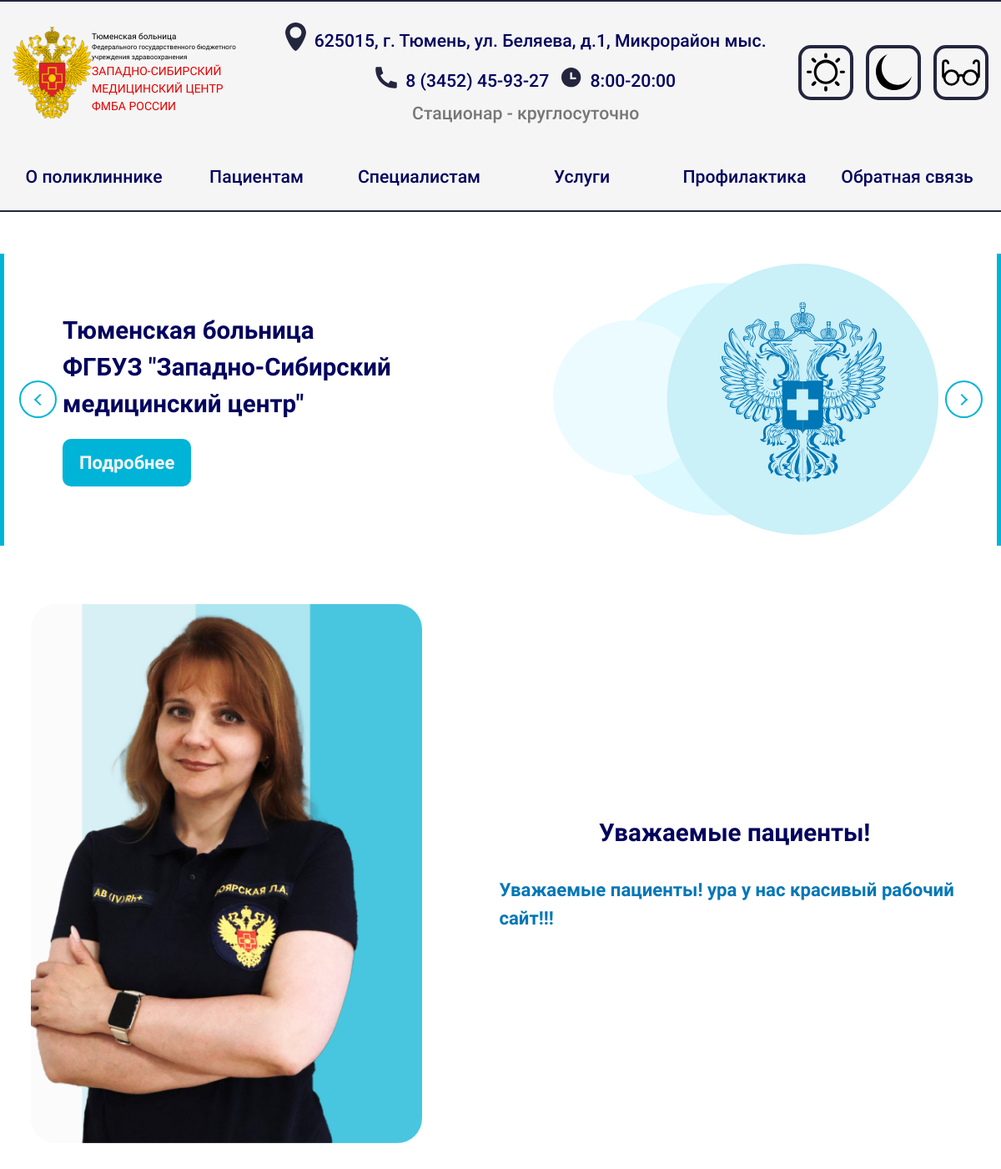
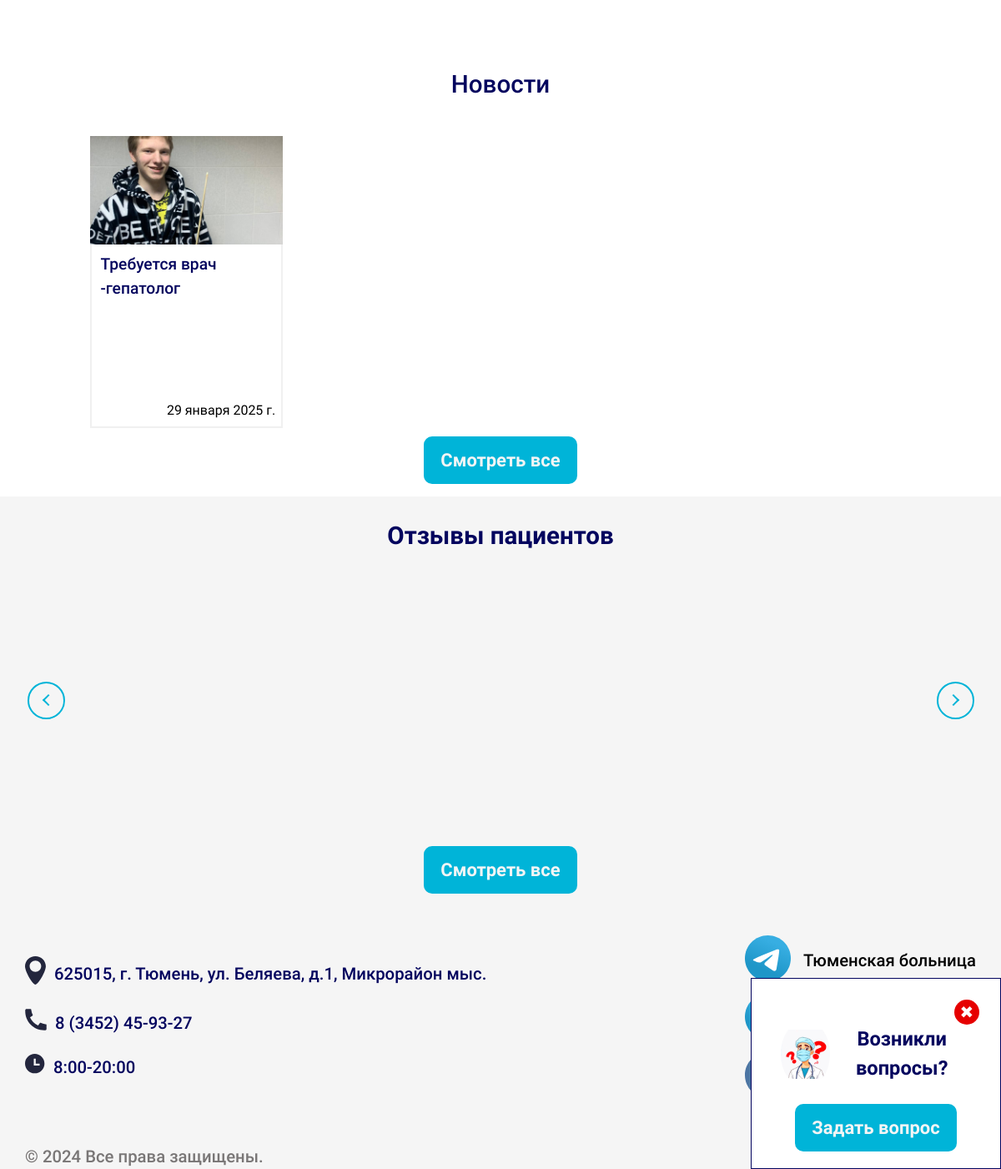
The page / on the database its author committed (2 pictures, top to bottom).
### main/models.py (models this page shows, shortened)
class MainDoctorContent(models.Model):
    title = models.CharField(max_length=200, verbose_name="Заголовок (Не отображается")
    content = RichTextField(verbose_name="Информация")
    class Meta:
        verbose_name = "Информация на главной странице"
        verbose_name_plural = "Информация на главной странице"

### News/models.py (models this page shows, shortened)
class News(models.Model):
    title = models.CharField(max_length=200)
    content = RichTextField()
    image = models.ImageField(upload_to='news_images/', blank=True, null=True)  # Изменено
    created_at = models.DateTimeField(auto_now_add=True)
    verbose_name = 'Мое Приложение'
    class Meta:
        verbose_name = "новость"
        verbose_name_plural = "Новости"

### main/views.py (the view)
# urls.py: path('', views.index, name='index'),
def index(request):
    news_list = News.objects.all()
    comments = Comment.objects.all().order_by('-created_at')
    try:
        main_doctor_content = MainDoctorContent.objects.first()
    except MainDoctorContent.DoesNotExist:
        main_doctor_content = None
    context = {
        'news_list': news_list,
        'comments': comments,
        'main_doctor_content': main_doctor_content,
    }
    return render(request, 'main/index.html', context)

### main/templates/main/index.html (shortened to what this page needs)
{% extends 'base.html' %}
{% load static %}
{% block content %}
  <section class="hero sections-animate">
    <div class="hero__wrapper container no-pad">
      <div class="slider" data-js-slider>
        <button class="slider__button prev" data-js-slider-button-prev><span class="visually-hidden">Предыдущее</span></button>
        <ul class="slider__list" data-js-slider-container>
          <li class="slider__item show" data-js-slide>
            <article class="slide">
              <div class="slide__description">
                <h2 class="section__title small slide__title">Тюменская больница ФГБУЗ "Западно-Сибирский медицинский центр"</h2>
                <a class="button-standart slide__link" href="/aboutus/">Подробнее</a>
              </div>
              <img src="{% static 'deps/images/hero/logotype-fmba.svg' %}" alt="Тюменская больница ФГБУЗ Западно-Сибирский медицинский центр" loading="lazy" class="slide__image" />
            </article>
          </li>
        </ul>
        <button class="slider__button next" data-js-slider-button-next><span class="visually-hidden">Следующее</span></button>
      </div>
    </div>
  </section>
  <section class="main-doctor sections-animate">
    <div class="main-doctor__wrapper container">
      <div class="main-doctor__content">
        <h2 class="section__title small main-doctor__title">Уважаемые пациенты!</h2>
        <div class="main-doctor__description">
          {% if main_doctor_content %}
            {{ main_doctor_content.content|safe }}
          {% else %}
            <p>Информация недоступна.</p>
          {% endif %}
        </div>
      </div>
      <div class="main-doctor__image">
        <img src="{% static 'deps/images/main-doctor/main-doctor.jpg' %}" alt="Боярская Лариса Александровна" class="image" />
      </div>
    </div>
  </section>
  <section class="news no-all sections-animate">
    <div class="news__wrapper container">
      <h1 class="section__title small news__title">Новости</h1>
      <ul class="news__list">
        {% for news in news_list|slice:':4' %}
          <li class="news__item">
            <article class="blog">
              {% if news.image %}
                <img src="{{ news.image.url }}" alt="{{ news.title }}" class="blog__image" />
              {% else %}
                <img src="{% static 'deps/images/news/news-placeholder.png' %}" alt="Новость" class="blog__image" />
              {% endif %}
              <div class="blog__body">
                <a href="/news/{{ news.id }}" class="blog__link" title="Перейти"><h2 class="blog__title">{{ news.title }}</h2></a>
                <time datetime="{{ news.created_at }}" class="blog__datatime">{{ news.created_at.date }}</time>
              </div>
            </article>
          </li>
        {% endfor %}
      </ul>
      <div class="feedbacks__menu">
        <a href="/news" class="button-standart news__link">Смотреть все</a>
      </div>
    </div>
  </section>
  <section class="feedbacks sections-animate">
    <div class="feedbacks__wrapper container">
      <h1 class="section__title small feedbacks__title">Отзывы пациентов</h1>
      <div class="slider feedbacks__slider" data-js-slider>
        <button class="slider__button prev" data-js-slider-button-prev><span class="visually-hidden">Предыдущее</span></button>
        <button class="slider__button next" data-js-slider-button-next><span class="visually-hidden">Следующее</span></button>
      </div>
      <div class="feedbacks__menu">
        <a href="/comments" class="button-standart feedbacks__link">Смотреть все</a>
      </div>
    </div>
  </section>
{% endblock %}
{% block dialog_comments %}
  <div class="support" data-js-support-modal>
    <div class="support__wrapper container">
      <button class="support__button close" data-js-support-modal-close>
      </button>
      <h2 class="section__title less support__title after">
        Возникли вопросы?
      </h2>
      <a href="/feedback/form" class="button-standart feedback__full-show-button support__link">
        Задать вопрос
      </a>
    </div>
  </div>
{% endblock %}

### templates/base.html (shortened to what this page needs)
{% load static %}
<!DOCTYPE html>
<html lang="ru">
<head>
  <link rel="stylesheet" href="{% static 'deps/style-dist.css' %}">
</head>
<body class="index">
  <header class="header">
    <div class="header__wrapper container">
      <div class="top">
        <a href="/" class="logotype">
          <picture class="logotype__image">
            <img src="{% static "deps/images/components/logotype-site.png" %}"
              alt="ЗАПАДНО-СИБИРСКИЙ МЕДИЦИНСКИЙ ЦЕНТР ФМБА РОССИИ" width="95" height="110">
          </picture>
          <div class="logotype__description">
            <p class="logotype__subtitle">
              <span class="logotype__subtitle--large">Тюменская больница</span>
              Федерального государственного бюджетного учреждения здравоохранения
            </p>
            <div class="logotype__title">
              ЗАПАДНО-СИБИРСКИЙ МЕДИЦИНСКИЙ ЦЕНТР ФМБА РОССИИ
            </div>
          </div>
        </a>
        <div class="info header">
          <ul class="info__list">
            <li class="info__item">
              <a href="https://www.google.com/maps/place/%D0%A2%D1%8E%D0%BC%D0%B5%D0%BD%D1%81%D0%BA%D0%B0%D1%8F+%D0%B1%D0%BE%D0%BB%D1%8C%D0%BD%D0%B8%D1%86%D0%B0+%D0%A4%D0%93%D0%91%D0%A3%D0%97+%D0%97%D0%A1%D0%9C%D0%A6+%D0%A4%D0%9C%D0%91%D0%90+%D0%A0%D0%9E%D0%A1%D0%A1%D0%98%D0%98/@57.1768601,65.6280785,19.26z/data=!4m6!3m5!1s0x43bbe69d5f5426bb:0xf7a4af0125ebb4af!8m2!3d57.1770499!4d65.6279814!16s%2Fg%2F11xbc18f2?entry=ttu&g_ep=EgoyMDI0MTEyNC4xIKXMDSoASAFQAw%3D%3D"
                target="_blank" class="info__link nav">
                625015, г. Тюмень, ул. Беляева, д.1, Микрорайон мыс.
              </a>
            </li>
            <li class="info__item childs">
              <a href="tel:83452459327 " class="info__link phone">
                8 (3452) 45-93-27
              </a>
              <div class="info__link time">
                <time datetime="08:00">8:00</time>
                -
                <time datetime="20:00">20:00</time>
              </div>
            </li>
            <li class="info__item--comment">
              Стационар - круглосуточно
            </li>
          </ul>
        </div>
        <aside class="buttons">
          <ul class="buttons__list">
            <li class="buttons__item">
              <button type="button" class="button-access">
              </button>
            </li>
            <li class="buttons__item">
              <button type="button" class="button-access">
              </button>
            </li>
            <li class="buttons__item">
              <button type="button" class="button-access">
              </button>
            </li>
          </ul>
        </aside>
      </div>
      <nav class="navigation">
        <ul class="navigation__list" data-js-menu="header-menu">
          <li class="navigation__item show" data-js-menu-row>
            <a href="/aboutus/" class="navigation__link main">
              О поликлиннике
            </a>
          </li>
          <li class="navigation__item show" data-js-menu-row>
            <ul class="link__list" data-js-menu-row-list>
              <li class="link__item main">
                <a href="/departments/" class="navigation__link">
                  Пациентам
                </a>
              </li>
            </ul>
          </li>
          <li class="navigation__item show" data-js-menu-row>
            <ul class="link__list" data-js-menu-row-list>
              <li class="link__item main">
                <a href="/vacancies" class="navigation__link">
                  Специалистам
                </a>
              </li>
            </ul>
          </li>
          <li class="navigation__item show" data-js-menu-row>
            <ul class="link__list" data-js-menu-row-list>
              <li class="link__item main">
                <a href="/uslugi" class="navigation__link">
                  Услуги
                </a>
              </li>
            </ul>
          </li>
          <li class="navigation__item show" data-js-menu-row>
            <ul class="link__list" data-js-menu-row-list>
              <li class="link__item main">
                <a href="/prevention" class="navigation__link">
                  Профилактика
                </a>
              </li>
            </ul>
          </li>
          <li class="navigation__item show" data-js-menu-row>
            <ul class="link__list" data-js-menu-row-list>
              <li class="link__item main">
                <a href="/feedbacks" class="navigation__link">
                  Обратная связь
                </a>
              </li>
            </ul>
          </li>
        </ul>
      </nav>
    </div>
  </header>
  <main class="content">
  {% block content %}
  {% endblock content %}
  </main>
  <footer class="footer">
    <div class="footer__wrapper container">
      <div class="info footer">
        <ul class="info__list">
          <li class="info__item">
            <a href="https://www.google.com/maps/place/%D0%A2%D1%8E%D0%BC%D0%B5%D0%BD%D1%81%D0%BA%D0%B0%D1%8F+%D0%B1%D0%BE%D0%BB%D1%8C%D0%BD%D0%B8%D1%86%D0%B0+%D0%A4%D0%93%D0%91%D0%A3%D0%97+%D0%97%D0%A1%D0%9C%D0%A6+%D0%A4%D0%9C%D0%91%D0%90+%D0%A0%D0%9E%D0%A1%D0%A1%D0%98%D0%98/@57.1768601,65.6280785,19.26z/data=!4m6!3m5!1s0x43bbe69d5f5426bb:0xf7a4af0125ebb4af!8m2!3d57.1770499!4d65.6279814!16s%2Fg%2F11xbc18f2?entry=ttu&g_ep=EgoyMDI0MTEyNC4xIKXMDSoASAFQAw%3D%3D"
              target="_blank" class="info__link nav">
              625015, г. Тюмень, ул. Беляева, д.1, Микрорайон мыс.
            </a>
          </li>
          <li class="info__item">
            <a href="tel:83452459327 " class="info__link phone">
              8 (3452) 45-93-27
            </a>
          </li>
          <li class="info__item">
            <div class="info__link time">
              <time datetime="08:00">8:00</time>
              -
              <time datetime="20:00">20:00</time>
            </div>
          </li>
          <li class="info__item--comment">
            © 2024 Все права защищены.
          </li>
        </ul>
      </div>
      <div class="social">
        <ul class="social__list">
          <li class="social__item">
            <a href="https://t.me/FMBAtyumen" class="social__link">
              Тюменская больница
            </a>
          </li>
          <li class="social__item">
            <a href="https://t.me/fmba_of_russia" class="social__link">
            </a>
          </li>
          <li class="social__item">
            <a href="https://vk.com/public189746024" class="social__link">
            </a>
          </li>
        </ul>
      </div>
    </div>
  </footer>
  {% block dialog_comments %}
  {% endblock %}
</body>
</html>

### rows shown on the page
MainDoctorContent: content "Уважаемые пациенты! ура у нас красивый рабочий сайт!!!"
News: image (picture), title "Требуется врач -гепатолог", created_at "29 января 2025 г."
